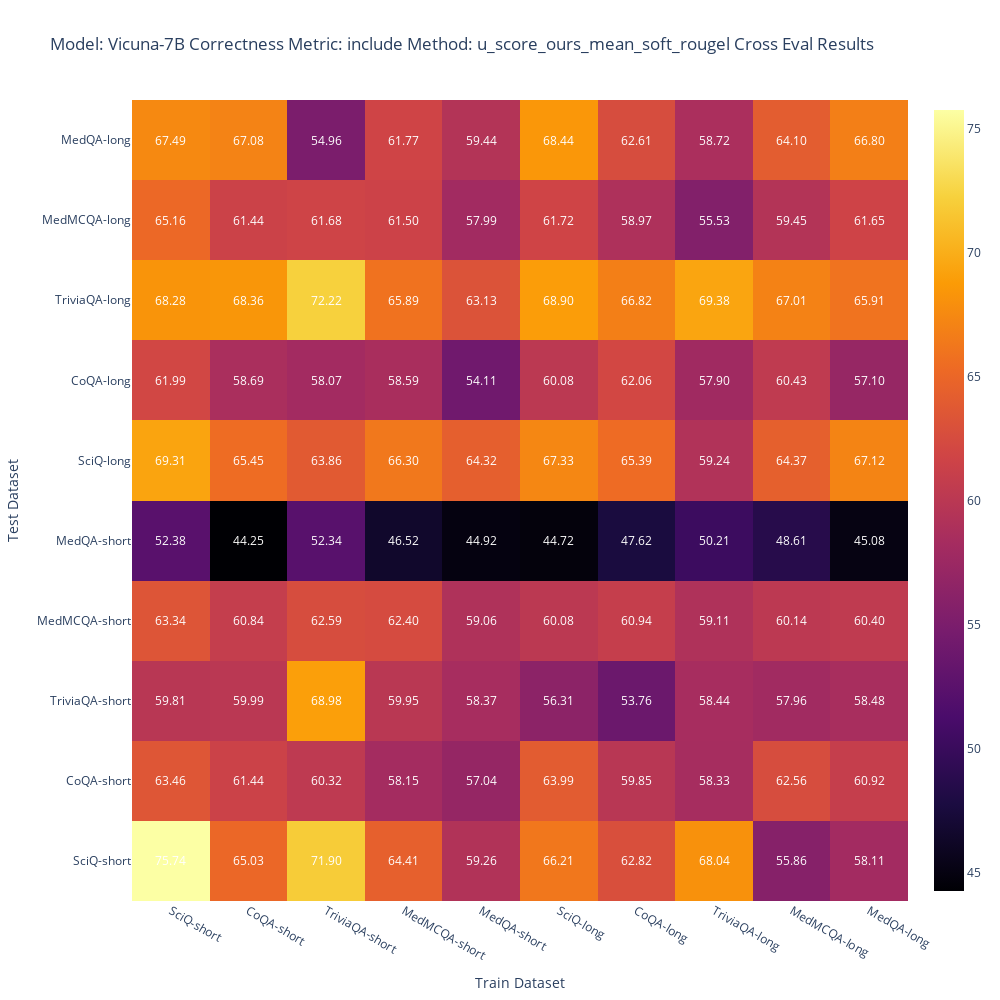
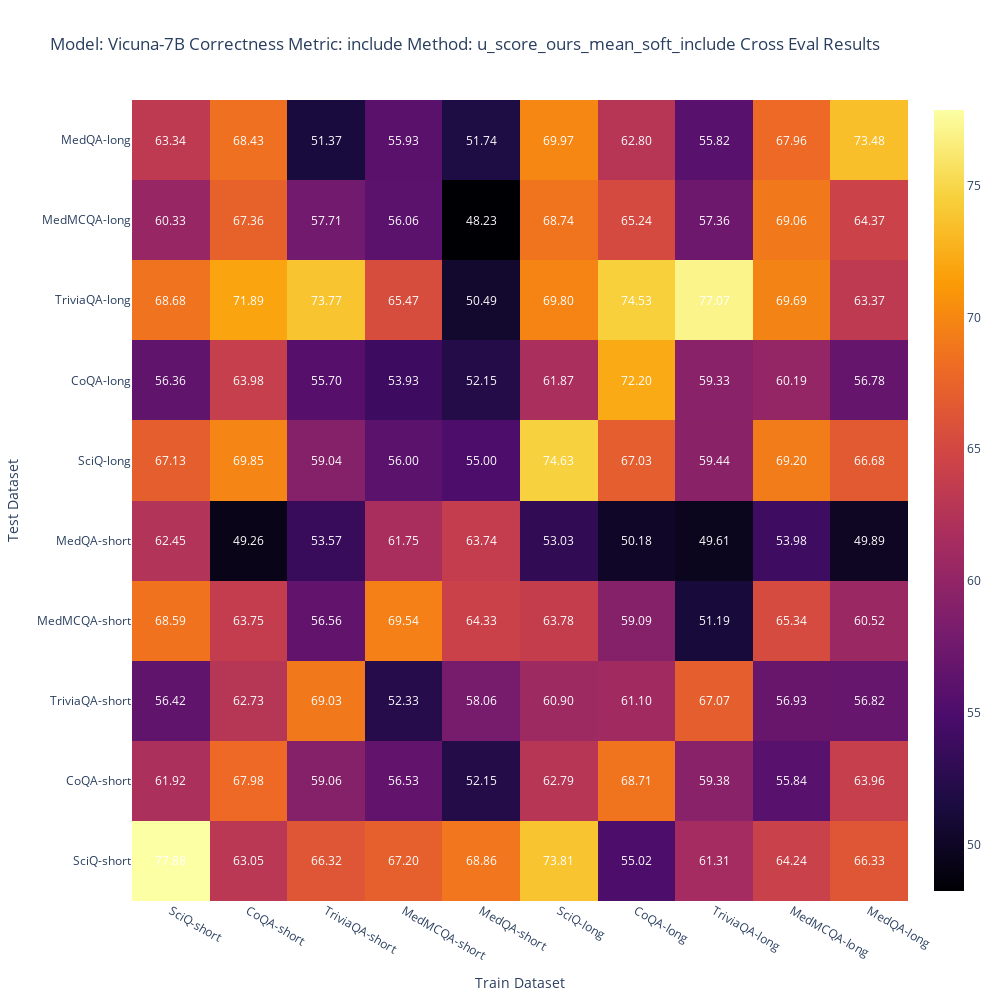

The code cell stored with these charts, in order, in its notebook:
### Code cell
# Generalization1: Cross Dataset and Cross Prompt Evaluation
model_name = 'vicuna-7b-v1.1'


def plot_cross_dst_matrix(model_name, u_metric, c_metric, c_th):
    fig_index = [(name, type) for type in dst_types for name in dst_names]
    fig_axis = list(map(lambda idx: f"{dst_names_alias[idx[0]]}-{idx[1]}", fig_index))
    cross_eval_matrix = torch.zeros(len(dst_types) * len(dst_names), len(dst_types) * len(dst_names))
    fig = go.Figure()
    annotations = []

    for i, (train_dst_name, train_dst_type) in enumerate(fig_index):
        for j, (test_dst_name, test_dst_type) in enumerate(fig_index):
            result_path = get_eval_cross_result_path(model_name, train_dst_name, train_dst_type, test_dst_name, test_dst_type, u_metric.split("_")[-1])
            if os.path.exists(f"{result_path}/dataset_info.json"):
                cross_eval_result = Dataset.load_from_disk(result_path)
                cross_eval_matrix[j][i] = get_auroc(cross_eval_result, u_metric, c_metric, c_th) * 100
                annotations.append(dict(
                    x=i,
                    y=j,
                    text=f"{cross_eval_matrix[j][i].item():.2f}",
                    showarrow=False,
                    font=dict(
                        color='white'
                    )
                ))
    fig.add_trace(go.Heatmap(z=cross_eval_matrix, x=fig_axis, y=fig_axis, colorscale='Inferno'))
    fig.update_layout(
        title_text=f"Model: {model_names_alias[model_name]} Correctness Metric: {c_metric} Method: {u_metric} Cross Eval Results",
        xaxis_title="Train Dataset",
        yaxis_title="Test Dataset",
        width=1000,
        height=1000,
        annotations=annotations
    )
    fig.show()
    overall_average_drop = cross_eval_matrix.mean().item() - cross_eval_matrix.diag().mean().item()
    short_average_drop = cross_eval_matrix[:5, :5].mean().item() - cross_eval_matrix[:5, :5].diag().mean().item()
    long_average_drop = cross_eval_matrix[5:, 5:].mean().item() - cross_eval_matrix[5:, 5:].diag().mean().item()
    cross_dst_average_drop = (short_average_drop + long_average_drop) / 2
    cross_prompt_average_drop = 0
    for i in range(len(cross_eval_matrix)):
        cross_prompt_average_drop += cross_eval_matrix[i][(i + len(cross_eval_matrix) // 2) % len(cross_eval_matrix)].item()
    cross_prompt_average_drop /= len(cross_eval_matrix)
    print(f"Overall Average Drop: {overall_average_drop:.2f}")
    print(f"Short Average Drop: {short_average_drop:.2f}")
    print(f"Long Average Drop: {long_average_drop:.2f}")
    print(f"Cross Dst Average Drop: {cross_dst_average_drop:.2f}")
    print(f"Cross Prompt Average Drop: {cross_prompt_average_drop:.2f}")
    for i in range(len(cross_eval_matrix)):
        dst_drop = cross_eval_matrix[:, i].mean().item() - cross_eval_matrix[i, i].item()
        print(f"Train Dst:{fig_axis[i]} Average Drop: {dst_drop:.2f}")


plot_cross_dst_matrix(model_name, u_metric='u_score_ours_mean_soft_rougel', c_metric='include', c_th=0.3)
plot_cross_dst_matrix(model_name, u_metric='u_score_ours_mean_soft_include', c_metric='include', c_th=0.3)

### Figure 1 — Plotly figure (JSON) as saved in the notebook; plotly's stock layout.template omitted (floating-point values rounded to 4 significant figures)
{"data": [{"colorscale": [[0, "#000004"], [0.1111, "#1b0c41"], [0.2222, "#4a0c6b"], [0.3333, "#781c6d"], [0.4444, "#a52c60"], [0.5556, "#cf4446"], [0.6667, "#ed6925"], [0.7778, "#fb9b06"], [0.8889, "#f7d13d"], [1, "#fcffa4"]], "type": "heatmap", "x": ["SciQ-short", "CoQA-short", "TriviaQA-short", "MedMCQA-short", "MedQA-short", "SciQ-long", "CoQA-long", "TriviaQA-long", "MedMCQA-long", "MedQA-long"], "y": ["SciQ-short", "CoQA-short", "TriviaQA-short", "MedMCQA-short", "MedQA-short", "SciQ-long", "CoQA-long", "TriviaQA-long", "MedMCQA-long", "MedQA-long"], "z": [[75.74, 65.03, 71.9, 64.41, 59.26, 66.21, 62.82, 68.04, 55.86, 58.11], [63.46, 61.44, 60.32, 58.15, 57.04, 63.99, 59.85, 58.33, 62.56, 60.92], [59.81, 59.99, 68.98, 59.95, 58.37, 56.31, 53.76, 58.44, 57.96, 58.48], [63.34, 60.84, 62.59, 62.4, 59.06, 60.08, 60.94, 59.11, 60.14, 60.4], [52.38, 44.25, 52.34, 46.52, 44.92, 44.72, 47.62, 50.21, 48.61, 45.08], [69.31, 65.45, 63.86, 66.3, 64.32, 67.33, 65.39, 59.24, 64.37, 67.12], [61.99, 58.69, 58.07, 58.59, 54.11, 60.08, 62.06, 57.9, 60.43, 57.1], [68.28, 68.36, 72.22, 65.89, 63.13, 68.9, 66.82, 69.38, 67.01, 65.91], [65.16, 61.44, 61.68, 61.5, 57.99, 61.72, 58.97, 55.53, 59.45, 61.65], [67.49, 67.08, 54.96, 61.77, 59.44, 68.44, 62.61, 58.72, 64.1, 66.8]]}], "layout": {"annotations": [{"font": {"color": "white"}, "showarrow": false, "text": "75.74", "x": 0, "y": 0}, {"font": {"color": "white"}, "showarrow": false, "text": "63.46", "x": 0, "y": 1}, {"font": {"color": "white"}, "showarrow": false, "text": "59.81", "x": 0, "y": 2}, {"font": {"color": "white"}, "showarrow": false, "text": "63.34", "x": 0, "y": 3}, {"font": {"color": "white"}, "showarrow": false, "text": "52.38", "x": 0, "y": 4}, {"font": {"color": "white"}, "showarrow": false, "text": "69.31", "x": 0, "y": 5}, {"font": {"color": "white"}, "showarrow": false, "text": "61.99", "x": 0, "y": 6}, {"font": {"color": "white"}, "showarrow": false, "text": "68.28", "x": 0, "y": 7}, {"font": {"color": "white"}, "showarrow": false, "text": "65.16", "x": 0, "y": 8}, {"font": {"color": "white"}, "showarrow": false, "text": "67.49", "x": 0, "y": 9}, {"font": {"color": "white"}, "showarrow": false, "text": "65.03", "x": 1, "y": 0}, {"font": {"color": "white"}, "showarrow": false, "text": "61.44", "x": 1, "y": 1}, {"font": {"color": "white"}, "showarrow": false, "text": "59.99", "x": 1, "y": 2}, {"font": {"color": "white"}, "showarrow": false, "text": "60.84", "x": 1, "y": 3}, {"font": {"color": "white"}, "showarrow": false, "text": "44.25", "x": 1, "y": 4}, {"font": {"color": "white"}, "showarrow": false, "text": "65.45", "x": 1, "y": 5}, {"font": {"color": "white"}, "showarrow": false, "text": "58.69", "x": 1, "y": 6}, {"font": {"color": "white"}, "showarrow": false, "text": "68.36", "x": 1, "y": 7}, {"font": {"color": "white"}, "showarrow": false, "text": "61.44", "x": 1, "y": 8}, {"font": {"color": "white"}, "showarrow": false, "text": "67.08", "x": 1, "y": 9}, {"font": {"color": "white"}, "showarrow": false, "text": "71.90", "x": 2, "y": 0}, {"font": {"color": "white"}, "showarrow": false, "text": "60.32", "x": 2, "y": 1}, {"font": {"color": "white"}, "showarrow": false, "text": "68.98", "x": 2, "y": 2}, {"font": {"color": "white"}, "showarrow": false, "text": "62.59", "x": 2, "y": 3}, {"font": {"color": "white"}, "showarrow": false, "text": "52.34", "x": 2, "y": 4}, {"font": {"color": "white"}, "showarrow": false, "text": "63.86", "x": 2, "y": 5}, {"font": {"color": "white"}, "showarrow": false, "text": "58.07", "x": 2, "y": 6}, {"font": {"color": "white"}, "showarrow": false, "text": "72.22", "x": 2, "y": 7}, {"font": {"color": "white"}, "showarrow": false, "text": "61.68", "x": 2, "y": 8}, {"font": {"color": "white"}, "showarrow": false, "text": "54.96", "x": 2, "y": 9}, {"font": {"color": "white"}, "showarrow": false, "text": "64.41", "x": 3, "y": 0}, {"font": {"color": "white"}, "showarrow": false, "text": "58.15", "x": 3, "y": 1}, {"font": {"color": "white"}, "showarrow": false, "text": "59.95", "x": 3, "y": 2}, {"font": {"color": "white"}, "showarrow": false, "text": "62.40", "x": 3, "y": 3}, {"font": {"color": "white"}, "showarrow": false, "text": "46.52", "x": 3, "y": 4}, {"font": {"color": "white"}, "showarrow": false, "text": "66.30", "x": 3, "y": 5}, {"font": {"color": "white"}, "showarrow": false, "text": "58.59", "x": 3, "y": 6}, {"font": {"color": "white"}, "showarrow": false, "text": "65.89", "x": 3, "y": 7}, {"font": {"color": "white"}, "showarrow": false, "text": "61.50", "x": 3, "y": 8}, {"font": {"color": "white"}, "showarrow": false, "text": "61.77", "x": 3, "y": 9}, {"font": {"color": "white"}, "showarrow": false, "text": "59.26", "x": 4, "y": 0}, {"font": {"color": "white"}, "showarrow": false, "text": "57.04", "x": 4, "y": 1}, {"font": {"color": "white"}, "showarrow": false, "text": "58.37", "x": 4, "y": 2}, {"font": {"color": "white"}, "showarrow": false, "text": "59.06", "x": 4, "y": 3}, {"font": {"color": "white"}, "showarrow": false, "text": "44.92", "x": 4, "y": 4}, {"font": {"color": "white"}, "showarrow": false, "text": "64.32", "x": 4, "y": 5}, {"font": {"color": "white"}, "showarrow": false, "text": "54.11", "x": 4, "y": 6}, {"font": {"color": "white"}, "showarrow": false, "text": "63.13", "x": 4, "y": 7}, {"font": {"color": "white"}, "showarrow": false, "text": "57.99", "x": 4, "y": 8}, {"font": {"color": "white"}, "showarrow": false, "text": "59.44", "x": 4, "y": 9}, {"font": {"color": "white"}, "showarrow": false, "text": "66.21", "x": 5, "y": 0}, {"font": {"color": "white"}, "showarrow": false, "text": "63.99", "x": 5, "y": 1}, {"font": {"color": "white"}, "showarrow": false, "text": "56.31", "x": 5, "y": 2}, {"font": {"color": "white"}, "showarrow": false, "text": "60.08", "x": 5, "y": 3}, {"font": {"color": "white"}, "showarrow": false, "text": "44.72", "x": 5, "y": 4}, {"font": {"color": "white"}, "showarrow": false, "text": "67.33", "x": 5, "y": 5}, {"font": {"color": "white"}, "showarrow": false, "text": "60.08", "x": 5, "y": 6}, {"font": {"color": "white"}, "showarrow": false, "text": "68.90", "x": 5, "y": 7}, {"font": {"color": "white"}, "showarrow": false, "text": "61.72", "x": 5, "y": 8}, {"font": {"color": "white"}, "showarrow": false, "text": "68.44", "x": 5, "y": 9}, {"font": {"color": "white"}, "showarrow": false, "text": "62.82", "x": 6, "y": 0}, {"font": {"color": "white"}, "showarrow": false, "text": "59.85", "x": 6, "y": 1}, {"font": {"color": "white"}, "showarrow": false, "text": "53.76", "x": 6, "y": 2}, {"font": {"color": "white"}, "showarrow": false, "text": "60.94", "x": 6, "y": 3}, {"font": {"color": "white"}, "showarrow": false, "text": "47.62", "x": 6, "y": 4}, {"font": {"color": "white"}, "showarrow": false, "text": "65.39", "x": 6, "y": 5}, {"font": {"color": "white"}, "showarrow": false, "text": "62.06", "x": 6, "y": 6}, {"font": {"color": "white"}, "showarrow": false, "text": "66.82", "x": 6, "y": 7}, {"font": {"color": "white"}, "showarrow": false, "text": "58.97", "x": 6, "y": 8}, {"font": {"color": "white"}, "showarrow": false, "text": "62.61", "x": 6, "y": 9}, {"font": {"color": "white"}, "showarrow": false, "text": "68.04", "x": 7, "y": 0}, {"font": {"color": "white"}, "showarrow": false, "text": "58.33", "x": 7, "y": 1}, {"font": {"color": "white"}, "showarrow": false, "text": "58.44", "x": 7, "y": 2}, {"font": {"color": "white"}, "showarrow": false, "text": "59.11", "x": 7, "y": 3}, {"font": {"color": "white"}, "showarrow": false, "text": "50.21", "x": 7, "y": 4}, {"font": {"color": "white"}, "showarrow": false, "text": "59.24", "x": 7, "y": 5}, {"font": {"color": "white"}, "showarrow": false, "text": "57.90", "x": 7, "y": 6}, {"font": {"color": "white"}, "showarrow": false, "text": "69.38", "x": 7, "y": 7}, {"font": {"color": "white"}, "showarrow": false, "text": "55.53", "x": 7, "y": 8}, {"font": {"color": "white"}, "showarrow": false, "text": "58.72", "x": 7, "y": 9}, {"font": {"color": "white"}, "showarrow": false, "text": "55.86", "x": 8, "y": 0}, {"font": {"color": "white"}, "showarrow": false, "text": "62.56", "x": 8, "y": 1}, {"font": {"color": "white"}, "showarrow": false, "text": "57.96", "x": 8, "y": 2}, {"font": {"color": "white"}, "showarrow": false, "text": "60.14", "x": 8, "y": 3}, {"font": {"color": "white"}, "showarrow": false, "text": "48.61", "x": 8, "y": 4}, {"font": {"color": "white"}, "showarrow": false, "text": "64.37", "x": 8, "y": 5}, {"font": {"color": "white"}, "showarrow": false, "text": "60.43", "x": 8, "y": 6}, {"font": {"color": "white"}, "showarrow": false, "text": "67.01", "x": 8, "y": 7}, {"font": {"color": "white"}, "showarrow": false, "text": "59.45", "x": 8, "y": 8}, {"font": {"color": "white"}, "showarrow": false, "text": "64.10", "x": 8, "y": 9}, {"font": {"color": "white"}, "showarrow": false, "text": "58.11", "x": 9, "y": 0}, {"font": {"color": "white"}, "showarrow": false, "text": "60.92", "x": 9, "y": 1}, {"font": {"color": "white"}, "showarrow": false, "text": "58.48", "x": 9, "y": 2}, {"font": {"color": "white"}, "showarrow": false, "text": "60.40", "x": 9, "y": 3}, {"font": {"color": "white"}, "showarrow": false, "text": "45.08", "x": 9, "y": 4}, {"font": {"color": "white"}, "showarrow": false, "text": "67.12", "x": 9, "y": 5}, {"font": {"color": "white"}, "showarrow": false, "text": "57.10", "x": 9, "y": 6}, {"font": {"color": "white"}, "showarrow": false, "text": "65.91", "x": 9, "y": 7}, {"font": {"color": "white"}, "showarrow": false, "text": "61.65", "x": 9, "y": 8}, {"font": {"color": "white"}, "showarrow": false, "text": "66.80", "x": 9, "y": 9}], "height": 1000, "title": {"text": "Model: Vicuna-7B Correctness Metric: include Method: u_score_ours_mean_soft_rougel Cross Eval Results"}, "width": 1000, "xaxis": {"title": {"text": "Train Dataset"}}, "yaxis": {"title": {"text": "Test Dataset"}}}}

### Figure 2 — Plotly figure (JSON) as saved in the notebook; plotly's stock layout.template omitted (floating-point values rounded to 4 significant figures)
{"data": [{"colorscale": [[0, "#000004"], [0.1111, "#1b0c41"], [0.2222, "#4a0c6b"], [0.3333, "#781c6d"], [0.4444, "#a52c60"], [0.5556, "#cf4446"], [0.6667, "#ed6925"], [0.7778, "#fb9b06"], [0.8889, "#f7d13d"], [1, "#fcffa4"]], "type": "heatmap", "x": ["SciQ-short", "CoQA-short", "TriviaQA-short", "MedMCQA-short", "MedQA-short", "SciQ-long", "CoQA-long", "TriviaQA-long", "MedMCQA-long", "MedQA-long"], "y": ["SciQ-short", "CoQA-short", "TriviaQA-short", "MedMCQA-short", "MedQA-short", "SciQ-long", "CoQA-long", "TriviaQA-long", "MedMCQA-long", "MedQA-long"], "z": [[77.88, 63.05, 66.32, 67.2, 68.86, 73.81, 55.02, 61.31, 64.24, 66.33], [61.92, 67.98, 59.06, 56.53, 52.15, 62.79, 68.71, 59.38, 55.84, 63.96], [56.42, 62.73, 69.03, 52.33, 58.06, 60.9, 61.1, 67.07, 56.93, 56.82], [68.59, 63.75, 56.56, 69.54, 64.33, 63.78, 59.09, 51.19, 65.34, 60.52], [62.45, 49.26, 53.57, 61.75, 63.74, 53.03, 50.18, 49.61, 53.98, 49.89], [67.13, 69.85, 59.04, 56.0, 55.0, 74.63, 67.03, 59.44, 69.2, 66.68], [56.36, 63.98, 55.7, 53.93, 52.15, 61.87, 72.2, 59.33, 60.19, 56.78], [68.68, 71.89, 73.77, 65.47, 50.49, 69.8, 74.53, 77.07, 69.69, 63.37], [60.33, 67.36, 57.71, 56.06, 48.23, 68.74, 65.24, 57.36, 69.06, 64.37], [63.34, 68.43, 51.37, 55.93, 51.74, 69.97, 62.8, 55.82, 67.96, 73.48]]}], "layout": {"annotations": [{"font": {"color": "white"}, "showarrow": false, "text": "77.88", "x": 0, "y": 0}, {"font": {"color": "white"}, "showarrow": false, "text": "61.92", "x": 0, "y": 1}, {"font": {"color": "white"}, "showarrow": false, "text": "56.42", "x": 0, "y": 2}, {"font": {"color": "white"}, "showarrow": false, "text": "68.59", "x": 0, "y": 3}, {"font": {"color": "white"}, "showarrow": false, "text": "62.45", "x": 0, "y": 4}, {"font": {"color": "white"}, "showarrow": false, "text": "67.13", "x": 0, "y": 5}, {"font": {"color": "white"}, "showarrow": false, "text": "56.36", "x": 0, "y": 6}, {"font": {"color": "white"}, "showarrow": false, "text": "68.68", "x": 0, "y": 7}, {"font": {"color": "white"}, "showarrow": false, "text": "60.33", "x": 0, "y": 8}, {"font": {"color": "white"}, "showarrow": false, "text": "63.34", "x": 0, "y": 9}, {"font": {"color": "white"}, "showarrow": false, "text": "63.05", "x": 1, "y": 0}, {"font": {"color": "white"}, "showarrow": false, "text": "67.98", "x": 1, "y": 1}, {"font": {"color": "white"}, "showarrow": false, "text": "62.73", "x": 1, "y": 2}, {"font": {"color": "white"}, "showarrow": false, "text": "63.75", "x": 1, "y": 3}, {"font": {"color": "white"}, "showarrow": false, "text": "49.26", "x": 1, "y": 4}, {"font": {"color": "white"}, "showarrow": false, "text": "69.85", "x": 1, "y": 5}, {"font": {"color": "white"}, "showarrow": false, "text": "63.98", "x": 1, "y": 6}, {"font": {"color": "white"}, "showarrow": false, "text": "71.89", "x": 1, "y": 7}, {"font": {"color": "white"}, "showarrow": false, "text": "67.36", "x": 1, "y": 8}, {"font": {"color": "white"}, "showarrow": false, "text": "68.43", "x": 1, "y": 9}, {"font": {"color": "white"}, "showarrow": false, "text": "66.32", "x": 2, "y": 0}, {"font": {"color": "white"}, "showarrow": false, "text": "59.06", "x": 2, "y": 1}, {"font": {"color": "white"}, "showarrow": false, "text": "69.03", "x": 2, "y": 2}, {"font": {"color": "white"}, "showarrow": false, "text": "56.56", "x": 2, "y": 3}, {"font": {"color": "white"}, "showarrow": false, "text": "53.57", "x": 2, "y": 4}, {"font": {"color": "white"}, "showarrow": false, "text": "59.04", "x": 2, "y": 5}, {"font": {"color": "white"}, "showarrow": false, "text": "55.70", "x": 2, "y": 6}, {"font": {"color": "white"}, "showarrow": false, "text": "73.77", "x": 2, "y": 7}, {"font": {"color": "white"}, "showarrow": false, "text": "57.71", "x": 2, "y": 8}, {"font": {"color": "white"}, "showarrow": false, "text": "51.37", "x": 2, "y": 9}, {"font": {"color": "white"}, "showarrow": false, "text": "67.20", "x": 3, "y": 0}, {"font": {"color": "white"}, "showarrow": false, "text": "56.53", "x": 3, "y": 1}, {"font": {"color": "white"}, "showarrow": false, "text": "52.33", "x": 3, "y": 2}, {"font": {"color": "white"}, "showarrow": false, "text": "69.54", "x": 3, "y": 3}, {"font": {"color": "white"}, "showarrow": false, "text": "61.75", "x": 3, "y": 4}, {"font": {"color": "white"}, "showarrow": false, "text": "56.00", "x": 3, "y": 5}, {"font": {"color": "white"}, "showarrow": false, "text": "53.93", "x": 3, "y": 6}, {"font": {"color": "white"}, "showarrow": false, "text": "65.47", "x": 3, "y": 7}, {"font": {"color": "white"}, "showarrow": false, "text": "56.06", "x": 3, "y": 8}, {"font": {"color": "white"}, "showarrow": false, "text": "55.93", "x": 3, "y": 9}, {"font": {"color": "white"}, "showarrow": false, "text": "68.86", "x": 4, "y": 0}, {"font": {"color": "white"}, "showarrow": false, "text": "52.15", "x": 4, "y": 1}, {"font": {"color": "white"}, "showarrow": false, "text": "58.06", "x": 4, "y": 2}, {"font": {"color": "white"}, "showarrow": false, "text": "64.33", "x": 4, "y": 3}, {"font": {"color": "white"}, "showarrow": false, "text": "63.74", "x": 4, "y": 4}, {"font": {"color": "white"}, "showarrow": false, "text": "55.00", "x": 4, "y": 5}, {"font": {"color": "white"}, "showarrow": false, "text": "52.15", "x": 4, "y": 6}, {"font": {"color": "white"}, "showarrow": false, "text": "50.49", "x": 4, "y": 7}, {"font": {"color": "white"}, "showarrow": false, "text": "48.23", "x": 4, "y": 8}, {"font": {"color": "white"}, "showarrow": false, "text": "51.74", "x": 4, "y": 9}, {"font": {"color": "white"}, "showarrow": false, "text": "73.81", "x": 5, "y": 0}, {"font": {"color": "white"}, "showarrow": false, "text": "62.79", "x": 5, "y": 1}, {"font": {"color": "white"}, "showarrow": false, "text": "60.90", "x": 5, "y": 2}, {"font": {"color": "white"}, "showarrow": false, "text": "63.78", "x": 5, "y": 3}, {"font": {"color": "white"}, "showarrow": false, "text": "53.03", "x": 5, "y": 4}, {"font": {"color": "white"}, "showarrow": false, "text": "74.63", "x": 5, "y": 5}, {"font": {"color": "white"}, "showarrow": false, "text": "61.87", "x": 5, "y": 6}, {"font": {"color": "white"}, "showarrow": false, "text": "69.80", "x": 5, "y": 7}, {"font": {"color": "white"}, "showarrow": false, "text": "68.74", "x": 5, "y": 8}, {"font": {"color": "white"}, "showarrow": false, "text": "69.97", "x": 5, "y": 9}, {"font": {"color": "white"}, "showarrow": false, "text": "55.02", "x": 6, "y": 0}, {"font": {"color": "white"}, "showarrow": false, "text": "68.71", "x": 6, "y": 1}, {"font": {"color": "white"}, "showarrow": false, "text": "61.10", "x": 6, "y": 2}, {"font": {"color": "white"}, "showarrow": false, "text": "59.09", "x": 6, "y": 3}, {"font": {"color": "white"}, "showarrow": false, "text": "50.18", "x": 6, "y": 4}, {"font": {"color": "white"}, "showarrow": false, "text": "67.03", "x": 6, "y": 5}, {"font": {"color": "white"}, "showarrow": false, "text": "72.20", "x": 6, "y": 6}, {"font": {"color": "white"}, "showarrow": false, "text": "74.53", "x": 6, "y": 7}, {"font": {"color": "white"}, "showarrow": false, "text": "65.24", "x": 6, "y": 8}, {"font": {"color": "white"}, "showarrow": false, "text": "62.80", "x": 6, "y": 9}, {"font": {"color": "white"}, "showarrow": false, "text": "61.31", "x": 7, "y": 0}, {"font": {"color": "white"}, "showarrow": false, "text": "59.38", "x": 7, "y": 1}, {"font": {"color": "white"}, "showarrow": false, "text": "67.07", "x": 7, "y": 2}, {"font": {"color": "white"}, "showarrow": false, "text": "51.19", "x": 7, "y": 3}, {"font": {"color": "white"}, "showarrow": false, "text": "49.61", "x": 7, "y": 4}, {"font": {"color": "white"}, "showarrow": false, "text": "59.44", "x": 7, "y": 5}, {"font": {"color": "white"}, "showarrow": false, "text": "59.33", "x": 7, "y": 6}, {"font": {"color": "white"}, "showarrow": false, "text": "77.07", "x": 7, "y": 7}, {"font": {"color": "white"}, "showarrow": false, "text": "57.36", "x": 7, "y": 8}, {"font": {"color": "white"}, "showarrow": false, "text": "55.82", "x": 7, "y": 9}, {"font": {"color": "white"}, "showarrow": false, "text": "64.24", "x": 8, "y": 0}, {"font": {"color": "white"}, "showarrow": false, "text": "55.84", "x": 8, "y": 1}, {"font": {"color": "white"}, "showarrow": false, "text": "56.93", "x": 8, "y": 2}, {"font": {"color": "white"}, "showarrow": false, "text": "65.34", "x": 8, "y": 3}, {"font": {"color": "white"}, "showarrow": false, "text": "53.98", "x": 8, "y": 4}, {"font": {"color": "white"}, "showarrow": false, "text": "69.20", "x": 8, "y": 5}, {"font": {"color": "white"}, "showarrow": false, "text": "60.19", "x": 8, "y": 6}, {"font": {"color": "white"}, "showarrow": false, "text": "69.69", "x": 8, "y": 7}, {"font": {"color": "white"}, "showarrow": false, "text": "69.06", "x": 8, "y": 8}, {"font": {"color": "white"}, "showarrow": false, "text": "67.96", "x": 8, "y": 9}, {"font": {"color": "white"}, "showarrow": false, "text": "66.33", "x": 9, "y": 0}, {"font": {"color": "white"}, "showarrow": false, "text": "63.96", "x": 9, "y": 1}, {"font": {"color": "white"}, "showarrow": false, "text": "56.82", "x": 9, "y": 2}, {"font": {"color": "white"}, "showarrow": false, "text": "60.52", "x": 9, "y": 3}, {"font": {"color": "white"}, "showarrow": false, "text": "49.89", "x": 9, "y": 4}, {"font": {"color": "white"}, "showarrow": false, "text": "66.68", "x": 9, "y": 5}, {"font": {"color": "white"}, "showarrow": false, "text": "56.78", "x": 9, "y": 6}, {"font": {"color": "white"}, "showarrow": false, "text": "63.37", "x": 9, "y": 7}, {"font": {"color": "white"}, "showarrow": false, "text": "64.37", "x": 9, "y": 8}, {"font": {"color": "white"}, "showarrow": false, "text": "73.48", "x": 9, "y": 9}], "height": 1000, "title": {"text": "Model: Vicuna-7B Correctness Metric: include Method: u_score_ours_mean_soft_include Cross Eval Results"}, "width": 1000, "xaxis": {"title": {"text": "Train Dataset"}}, "yaxis": {"title": {"text": "Test Dataset"}}}}
